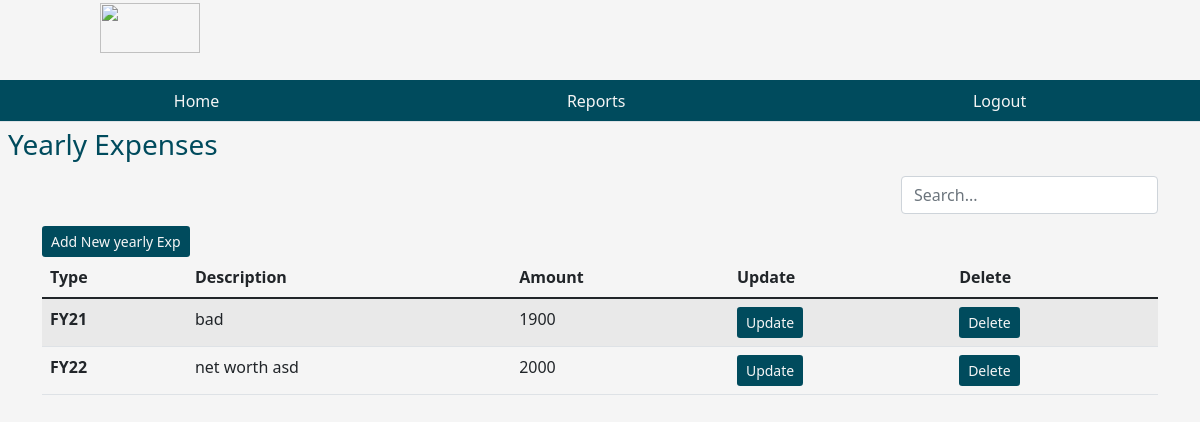
Page /yearlyexpenses on the committed database.
### tables this page shows
CREATE TABLE yearlyexp (slno INTEGER PRIMARY KEY AUTOINCREMENT,type_y text, description_y text, amount_y INTEGER(20) );

### app.py (the view)
@app.route('/yearlyexpenses')
def yearlyexpenses():
    user = get_current_user()
    db = get_database()
    ye_cur = db.execute('select * from yearlyexp')
    allye = ye_cur.fetchall()
    return render_template('yearlyexpenses.html', user = user, allye = allye)

### app.py (called while the page is built)
@app.teardown_appcontext
def close_database(error):
    if hasattr(g, 'crudapplication_db'):
        g.crudapplication_db.close()

def get_current_user():
    user = None
    if 'user' in session:
        user = session['user']
        db = get_database()
        user_cur = db.execute('select * from users where name = ?', [user])
        user = user_cur.fetchone()
    return user

@app.before_request
def before_request():
    g.user = None
    if 'user_id' in session:
        user = [x for x in users if x.id == session['user_id']][0]
        g.user = user

### database.py (called while the page is built)
def connect_to_database():
    sql = sqlite3.connect('C:/Users/user/Desktop/components/components/crudapplication.db')
    sql.row_factory = sqlite3.Row
    return sql

def get_database():
    if not hasattr(g, 'crudapplication_db'):
        g.crudapplication_db = connect_to_database()
    return g.crudapplication_db

### templates/yearlyexpenses.html (shortened to what this page needs)
{% from "showlinks.html" import show_links %}
<!DOCTYPE html>
<html lang="en">
<head>
    <link href="https://cdn.jsdelivr.net/npm/bootstrap@5.1.3/dist/css/bootstrap.min.css" rel="stylesheet">
    <link rel="stylesheet" href="{{ url_for('static', filename='dashboard.css')}}" type = "text/css">
</head>
<body>
      <div class="parent">
        <div class="child child1">
          <h1 class="text-center"><i><img src=" https://www.netanalytiks.com/img/core-img/logo2.png" width="100" height="50"></i></h1>
        </div>
        <div class="child child3">
          {{ show_links() }}
        </div>
        <div class="child child4">
            <h3 class="m-2">Yearly Expenses</h3>
        </div>
        <div class="child child5" style="color:rgb(0, 75, 93);">
        </div>
        <div class="child child6  container" style="color:rgb(0, 75, 93);">
              <div class="table-responsive-lg caption-top">
                <a class="btn btn-sm" style="background-color:rgb(0, 75, 93); color:whitesmoke; float: left; margin-top: 50px;" href="{{ url_for('addnewyearlyexp')}}">Add New yearly Exp</a>
                <form class="form-inline my-2 my-lg-0" style="display: inline-block; float: right;">
                  <input type="search" placeholder="Search..." class="form-control search-input mr-sm-2" aria-label="Search"  data-table="customers-list"/>
                </form>
                <table class="table table-striped mt32 customers-list">
                    <thead>
                        <tr>
                          <th scope="col">Type</th>
                          <th scope="col">Description</th>
                          <th scope="col">Amount</th>
                          <th scope="col">Update</th>
                          <th scope="col">Delete</th>
                        </tr>
                      </thead>
                      <tbody>
                        {% for ye in allye %}
                        <tr>
                          <th scope="row">{{ ye['type_y'] }} </th>
                          <td>{{ ye['description_y'] }}</td>
                          <td>{{ ye['amount_y'] }}</td>
                          <td><a class="btn btn-sm" style="background-color:rgb(0, 75, 93); color:whitesmoke;" href="{{ url_for('fetchoneye', type_y = ye['type_y'] )}}">Update</a></td>
                          <td><a class="btn btn-sm" style="background-color:rgb(0, 75, 93); color:whitesmoke;" href="{{ url_for('deleteyearlyexp', type_y = ye['type_y'] )}}">Delete</a></td>
                        </tr>
                        {% endfor %}
                      </tbody>
                </table>
              </div>
        </div>
</body>
</html>

### static/dashboard.css (style rules this page uses)
html, body { height: 100%; background-color:whitesmoke; color:rgb(0, 75, 93); }
.parent { height: 100%; display: grid; grid-template-columns: repeat(4, 1fr); grid-template-rows: 10% 5% 7% auto 7%; }
.child { margin-bottom: 10px; }
.child1 { grid-column: 1/2; grid-row: 1/2; }
.child3 { grid-column: 1/-1; grid-row: 2/3; }
.child4 { grid-column: 1/2; grid-row: 3/4; }
.child5 { grid-column: 4/5; grid-row: 3/4; text-align: center; }
.child6 { grid-column: 1/-1; grid-row: 4/5; }

### rows in the picture
yearlyexp: type_y "FY21", description_y "bad", amount_y "1900"
yearlyexp: type_y "FY22", description_y "net worth asd", amount_y "2000"
